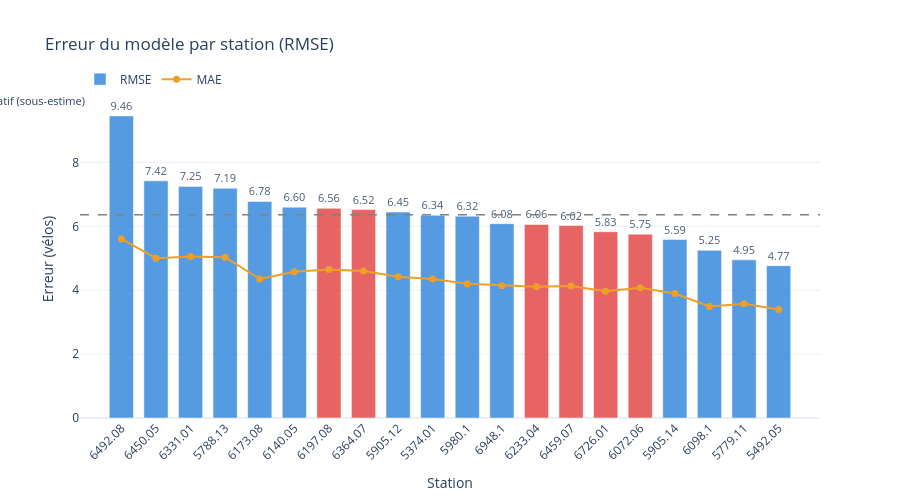
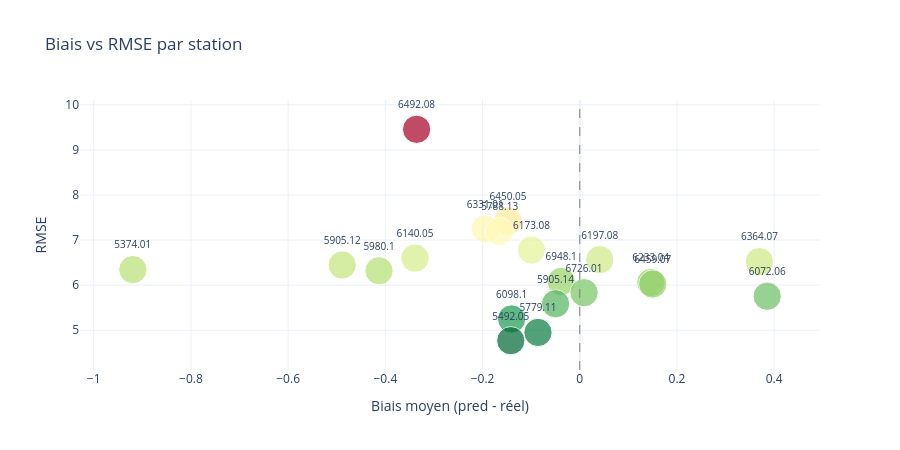

The notebook cell saved with these charts, in order:
### Code cell
# Calcul erreur par station
df_errors_station = pd.DataFrame({
    "y_true":   y_test.values,
    "y_pred":   pred_final,
    "station":  X_test["station_id"].values,
})

errors_by_station = (
    df_errors_station
    .groupby("station")
    .apply(lambda g: pd.Series({
        "rmse": float(np.sqrt(mean_squared_error(g["y_true"], g["y_pred"]))),
        "mae":  float(mean_absolute_error(g["y_true"], g["y_pred"])),
        "bias": float((g["y_pred"] - g["y_true"]).mean()),
        "n_obs": len(g),
    }), include_groups=False)
    .reset_index()
    .sort_values("rmse", ascending=False)
)

print(errors_by_station.to_string(index=False))

worst_stations = errors_by_station.head(5)
best_stations  = errors_by_station.tail(5)

print("\n🔴 Stations les plus difficiles :")
print(worst_stations[["station", "rmse", "mae", "bias"]].to_string(index=False))
print("\n🟢 Stations les mieux prédites :")
print(best_stations[["station",  "rmse", "mae", "bias"]].to_string(index=False))

#Visualisation erreur par station
fig = go.Figure()

# Couleur selon le biais : rouge = sur-estime, bleu = sous-estime
colors = ["#E24B4A" if b > 0 else "#378ADD" for b in errors_by_station["bias"]]

# Barres RMSE triées
fig.add_trace(go.Bar(
    x=errors_by_station["station"],
    y=errors_by_station["rmse"],
    name="RMSE",
    marker_color=colors,
    opacity=0.85,
    text=errors_by_station["rmse"].map("{:.2f}".format),
    textposition="outside",
    textfont=dict(size=11),
))

# MAE en ligne
fig.add_trace(go.Scatter(
    x=errors_by_station["station"],
    y=errors_by_station["mae"],
    name="MAE",
    mode="lines+markers",
    line=dict(color="#EF9F27", width=2),
    marker=dict(size=7),
))

# Ligne RMSE moyen global
rmse_mean = errors_by_station["rmse"].mean()
fig.add_hline(
    y=rmse_mean,
    line_dash="dash",
    line_color="gray",
    line_width=1.5,
    annotation_text=f"RMSE moyen : {rmse_mean:.2f}",
    annotation_position="top right",
    annotation_font_size=11,
)

fig.update_layout(
    title="Erreur du modèle par station (RMSE)",
    xaxis_title="Station",
    yaxis_title="Erreur (vélos)",
    xaxis_tickangle=-45,
    legend=dict(orientation="h", yanchor="bottom", y=1.02),
    template="plotly_white",
    height=500,
    bargap=0.3,
    annotations=[
        dict(
            x=0.01, y=0.97, xref="paper", yref="paper",
            text="🔴 Biais positif (sur-estime)  🔵 Biais négatif (sous-estime)",
            showarrow=False, font=dict(size=11), align="left",
        )
    ]
)

fig.show()

#Scatter biais vs RMSE
fig2 = px.scatter(
    errors_by_station,
    x="bias",
    y="rmse",
    text="station",
    color="rmse",
    color_continuous_scale="RdYlGn_r",
    size="n_obs",
    title="Biais vs RMSE par station",
    labels={"bias": "Biais moyen (pred - réel)", "rmse": "RMSE"},
    template="plotly_white",
    height=450,
)
fig2.update_traces(textposition="top center", textfont_size=10)
fig2.add_vline(x=0, line_dash="dash", line_color="gray", line_width=1)
fig2.update_coloraxes(showscale=False)
fig2.show()

### Figure 1 — Plotly figure (JSON) as saved in the notebook; plotly's stock layout.template omitted (floating-point values rounded to 4 significant figures)
{"data": [{"marker": {"color": ["#378ADD", "#378ADD", "#378ADD", "#378ADD", "#378ADD", "#378ADD", "#E24B4A", "#E24B4A", "#378ADD", "#378ADD", "#378ADD", "#378ADD", "#E24B4A", "#E24B4A", "#E24B4A", "#E24B4A", "#378ADD", "#378ADD", "#378ADD", "#378ADD"]}, "name": "RMSE", "opacity": 0.85, "text": ["9.46", "7.42", "7.25", "7.19", "6.78", "6.60", "6.56", "6.52", "6.45", "6.34", "6.32", "6.08", "6.06", "6.02", "5.83", "5.75", "5.59", "5.25", "4.95", "4.77"], "textfont": {"size": 11}, "textposition": "outside", "type": "bar", "x": ["6492.08", "6450.05", "6331.01", "5788.13", "6173.08", "6140.05", "6197.08", "6364.07", "5905.12", "5374.01", "5980.1", "6948.1", "6233.04", "6459.07", "6726.01", "6072.06", "5905.14", "6098.1", "5779.11", "5492.05"], "y": [9.457, 7.424, 7.25, 7.189, 6.779, 6.6, 6.564, 6.523, 6.447, 6.345, 6.319, 6.083, 6.058, 6.025, 5.833, 5.754, 5.587, 5.25, 4.951, 4.768]}, {"line": {"color": "#EF9F27", "width": 2}, "marker": {"size": 7}, "mode": "lines+markers", "name": "MAE", "type": "scatter", "x": ["6492.08", "6450.05", "6331.01", "5788.13", "6173.08", "6140.05", "6197.08", "6364.07", "5905.12", "5374.01", "5980.1", "6948.1", "6233.04", "6459.07", "6726.01", "6072.06", "5905.14", "6098.1", "5779.11", "5492.05"], "y": [5.605, 5.004, 5.054, 5.036, 4.352, 4.578, 4.652, 4.605, 4.425, 4.35, 4.201, 4.144, 4.106, 4.132, 3.965, 4.076, 3.895, 3.491, 3.574, 3.394]}], "layout": {"annotations": [{"align": "left", "font": {"size": 11}, "showarrow": false, "text": "🔴 Biais positif (sur-estime)  🔵 Biais négatif (sous-estime)", "x": 0.01, "xanchor": "right", "xref": "paper", "y": 0.97, "yanchor": "bottom", "yref": "paper"}], "bargap": 0.3, "height": 500, "legend": {"orientation": "h", "y": 1.02, "yanchor": "bottom"}, "shapes": [{"line": {"color": "gray", "dash": "dash", "width": 1.5}, "type": "line", "x0": 0, "x1": 1, "xref": "x domain", "y0": 6.36, "y1": 6.36, "yref": "y"}], "title": {"text": "Erreur du modèle par station (RMSE)"}, "xaxis": {"tickangle": -45, "title": {"text": "Station"}}, "yaxis": {"title": {"text": "Erreur (vélos)"}}}}

### Figure 2 — Plotly figure (JSON) as saved in the notebook; plotly's stock layout.template omitted (floating-point values rounded to 4 significant figures)
{"data": [{"hovertemplate": "Biais moyen (pred - réel)=%{x}<br>RMSE=%{marker.color}<br>n_obs=%{marker.size}<br>station=%{text}<extra></extra>", "legendgroup": "", "marker": {"color": [9.457, 7.424, 7.25, 7.189, 6.779, 6.6, 6.564, 6.523, 6.447, 6.345, 6.319, 6.083, 6.058, 6.025, 5.833, 5.754, 5.587, 5.25, 4.951, 4.768], "coloraxis": "coloraxis", "size": [1747, 1747, 1747, 1747, 1747, 1747, 1747, 1747, 1747, 1747, 1747, 1747, 1747, 1747, 1747, 1747, 1747, 1747, 1747, 1747], "sizemode": "area", "sizeref": 4.367, "symbol": "circle"}, "mode": "markers+text", "name": "", "orientation": "v", "showlegend": false, "text": ["6492.08", "6450.05", "6331.01", "5788.13", "6173.08", "6140.05", "6197.08", "6364.07", "5905.12", "5374.01", "5980.1", "6948.1", "6233.04", "6459.07", "6726.01", "6072.06", "5905.14", "6098.1", "5779.11", "5492.05"], "textfont": {"size": 10}, "textposition": "top center", "type": "scatter", "x": [-0.3357, -0.1475, -0.1943, -0.1649, -0.09939, -0.339, 0.04116, 0.3696, -0.4888, -0.9196, -0.413, -0.03831, 0.1461, 0.1502, 0.008819, 0.3856, -0.04982, -0.1402, -0.08601, -0.142], "xaxis": "x", "y": [9.457, 7.424, 7.25, 7.189, 6.779, 6.6, 6.564, 6.523, 6.447, 6.345, 6.319, 6.083, 6.058, 6.025, 5.833, 5.754, 5.587, 5.25, 4.951, 4.768], "yaxis": "y"}], "layout": {"coloraxis": {"colorbar": {"title": {"text": "RMSE"}}, "colorscale": [[0, "rgb(0,104,55)"], [0.1, "rgb(26,152,80)"], [0.2, "rgb(102,189,99)"], [0.3, "rgb(166,217,106)"], [0.4, "rgb(217,239,139)"], [0.5, "rgb(255,255,191)"], [0.6, "rgb(254,224,139)"], [0.7, "rgb(253,174,97)"], [0.8, "rgb(244,109,67)"], [0.9, "rgb(215,48,39)"], [1, "rgb(165,0,38)"]], "showscale": false}, "height": 450, "legend": {"itemsizing": "constant", "tracegroupgap": 0}, "shapes": [{"line": {"color": "gray", "dash": "dash", "width": 1}, "type": "line", "x0": 0, "x1": 0, "xref": "x", "y0": 0, "y1": 1, "yref": "y domain"}], "title": {"text": "Biais vs RMSE par station"}, "xaxis": {"anchor": "y", "domain": [0, 1], "title": {"text": "Biais moyen (pred - réel)"}}, "yaxis": {"anchor": "x", "domain": [0, 1], "title": {"text": "RMSE"}}}}
